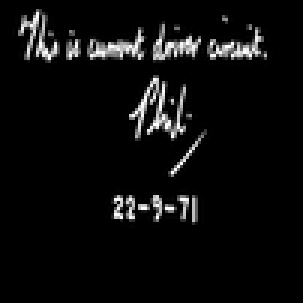
%> input picture assignment02/assignment02/images/note.png, 101 x 101 px, shrunk from 512 x 512 before the run (shown 3 times larger)
$ octave ex4.m   (GNU Octave 9; MATLAB toolbox functions it lacks are replaced by stand-ins)
%> lines starting %> are read from the running program, lines starting %| are printed output that depends on the picture; in (x1, y1, x2, y2) boxes, pixels count from 0 and x2, y2 are one past the last pixel; in counts of white or black regions, pixels touching at a corner belong together; the program's own positions count from 1
### assignment02/assignment02/Exercise_4/kernel_on_img.m
function result = kernel_on_img(img, kernel, apply_kernel)

    s = size(img);
    ks = size(kernel);
    ks = ks(1);
    kp = (ks-1)/2;
    %padd with zeros
    img_p = zeros(size(img)+ks);
    sp = size(img_p);
    a = kp+1;
    img_p(a:end - a , a : end - a) = img;
    i=0;
    j=0;
    for i = a:sp(1)-kp
        for j = a:sp(2)-kp
            i1 = i-kp;
            i2 = i+kp;
            j1 = j-kp;
            j2 = j+kp;
            patch = img_p(i1:i2,j1:j2);
            result(i,j) = apply_kernel(kernel, patch);
        end

    end
    result;

end

### assignment02/assignment02/Exercise_4/apply_kernel_erosion.m
function result = apply_kernel_erosion(kernel, patch)
    equals = patch ~= kernel;
    equals2 = sum(sum(equals));
%     display(equals);
    if equals2 > 0
        result = 0;
    else
        result = 1;
    end

end

### assignment02/assignment02/Exercise_4/erosion_boundary.m
function result = erosion_boundary(img)

    se = strel('disk',2);
    erodedBW = imerode(img,se);

    result = erodedBW ~= img;


end

### assignment02/assignment02/Exercise_4/apply_kernel_dilation.m
function result = apply_kernel_dilation(kernel, patch)
    equals = patch == kernel;
    equals2 = sum(sum(equals));
%     display(equals);
    if equals2 > 0
        result = 1;
    else
        result = 0;
    end

end

### assignment02/assignment02/Exercise_4/ex4.m
addpath('images');
img = imread('note.png');
%> img is the input picture: size 101x101 uint8; min 0, max 255, mean 12.3

%make binary
imgb = img >100;
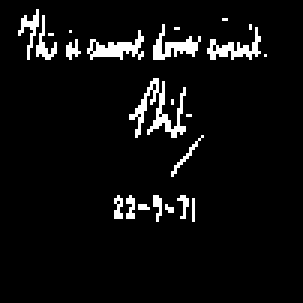
%> imgb: size 101x101 logical (shown 3 times larger); 5.6% white in thin lines or dots, all inside (x1, y1, x2, y2) = (6, 3, 89, 74)

%erosion
kernel = [1,1,1;1,1,1;1,1,1];
img_e = kernel_on_img(imgb,kernel,@apply_kernel_erosion);
%> in kernel_on_img, `img_p(a:end - a , a : end - a) = img;`:
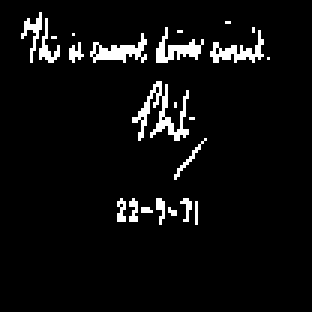
%> img_p: size 104x104 double (shown 3 times larger); values 0 (black) and 1 (white), 5.3% white in thin lines or dots, all inside (x1, y1, x2, y2) = (7, 4, 90, 75)
%> after the loop in kernel_on_img, `for i = a:sp(1)-kp`:
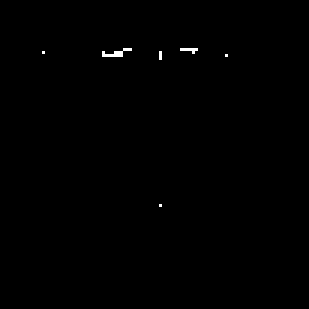
%> result: size 103x103 double (shown 3 times larger); values 0 (black) and 1 (white), 0.25% white in thin lines or dots, all inside (x1, y1, x2, y2) = (14, 16, 76, 69)

%dilation
img_d = kernel_on_img(imgb,kernel,@apply_kernel_dilation);
%> call 2 of kernel_on_img, with kernel = [1 1 1; 1 1 1; 1 1 1]
%> after the loop in kernel_on_img (call 2), `for i = a:sp(1)-kp`:
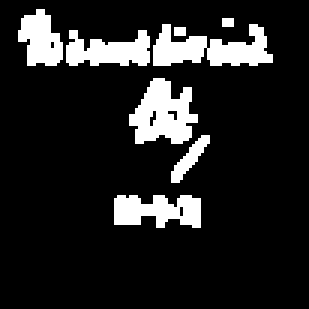
%> result: size 103x103 double (shown 3 times larger); values 0 (black) and 1 (white), 13.4% white; 8 white regions (2 under 20 px), largest, box (x1, y1, x2, y2) and area: (51, 8, 91, 22) 334, (43, 26, 66, 48) 322, (38, 65, 67, 76) 239, (22, 10, 50, 22) 228, (6, 3, 21, 22) 194, (57, 45, 70, 61) 76

leaf = imread('leaf.png');
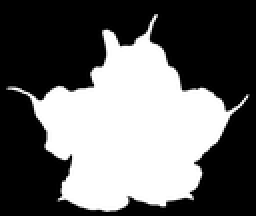
%> input picture assignment02/assignment02/images/leaf.png, 128 x 108 px, shrunk from 650 x 550 before the run (shown 2 times larger)
%> leaf is the input picture: size 108x128 uint8; min 0, max 255, mean 102
leaf = leaf > 100;
%> leaf: size 108x128 logical; 40.3% white; 1 white region, box (x1, y1, x2, y2) and area: (4, 7, 124, 106) 5577
%erosion to implement boundary function
boundary_e = erosion_boundary(leaf);
%> in erosion_boundary, `erodedBW = imerode(img,se);`: erodedBW: size 108x128 logical; 35.2% white; 1 white region, box (x1, y1, x2, y2) and area: (18, 17, 113, 104) 4866
%> in erosion_boundary, `result = erodedBW ~= img;`:
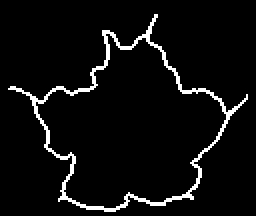
%> result: size 108x128 logical (shown 2 times larger); 5.1% white in thin lines or dots, all inside (x1, y1, x2, y2) = (4, 7, 124, 106)

% distance image
se = strel('disk',1);
e_img = imerode(leaf,se);
%> e_img: size 108x128 logical; 37.5% white; 1 white region, box (x1, y1, x2, y2) and area: (16, 15, 118, 105) 5187
dis_img = zeros(size(e_img));
display(size(e_img));
%|    108   128
dis_img = dis_img + e_img;
while sum(sum(e_img)) > 0
    e_img = imerode(e_img,se);
    dis_img = uint8(dis_img) + uint8(e_img);
end
%> this loop made 38 passes
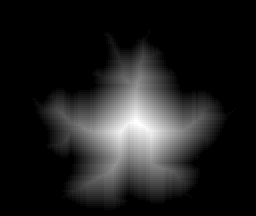
%> dis_img: size 108x128 uint8 (shown 2 times larger); min 0, max 38, mean 4.7; drawn with min black and max white
%> e_img: size 108x128 logical; every value is 0


subplot(2,3,1);
imshow(img);
subplot(2,3,2);
imshow(img_e);
title('Erosion');
subplot(2,3,3);
imshow(img_d);
title('Dilation');
subplot(2,3,4);
imshow(leaf);
title('Leaf');
subplot(2,3,5);
imshow(boundary_e);
title('Boundary');
subplot(2,3,6);
imshow(dis_img);
title('Distance Image');
